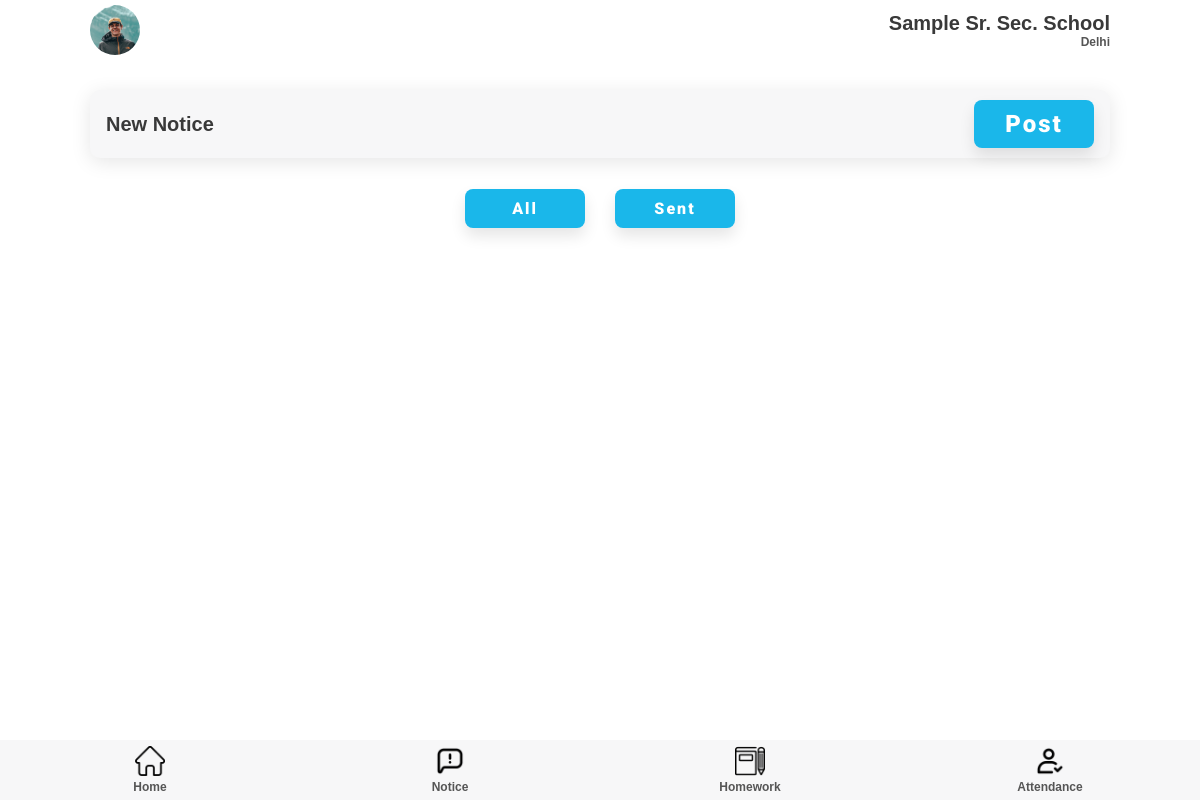
The page /notice/teacher/showNotice/ (signed in) on the database as committed earlier.
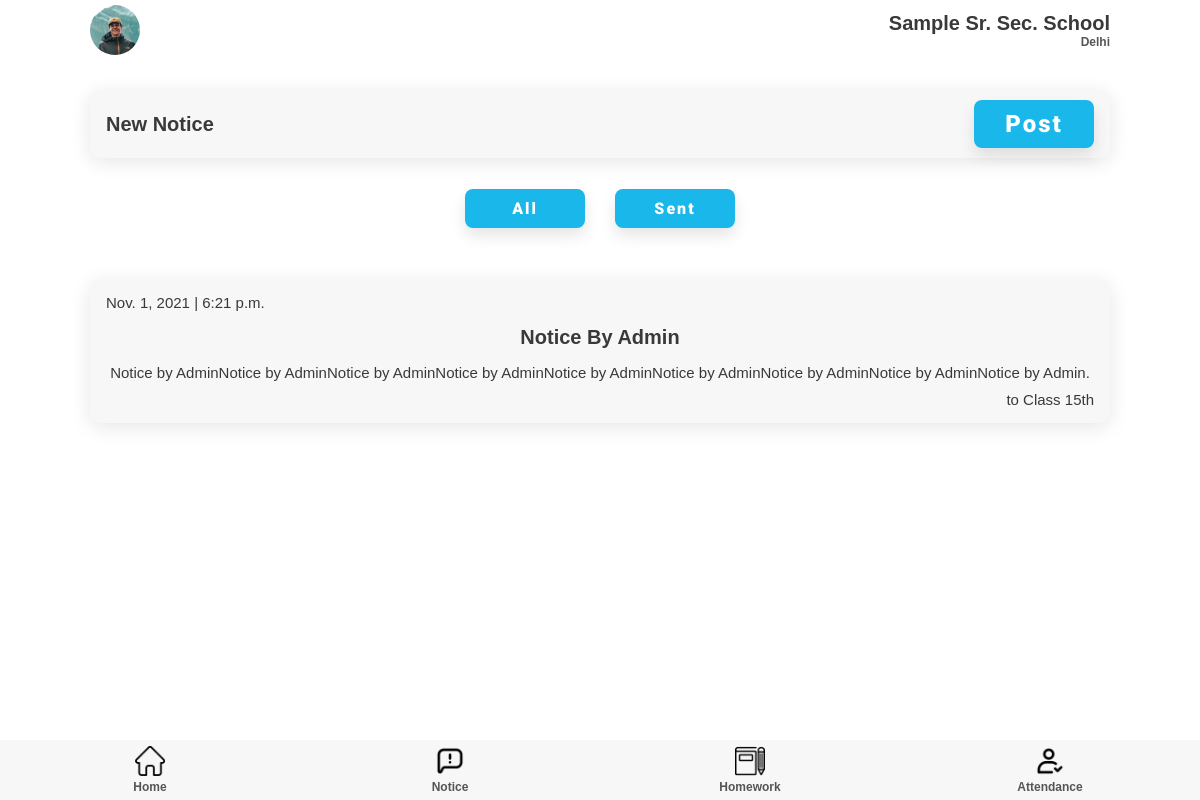
The same page on the database as committed later.
### notice/models.py (models this page shows)
class receiver(models.Model):
        note = models.ForeignKey(notice, on_delete=models.CASCADE)
        receiver = models.ForeignKey(classSection, on_delete=models.CASCADE)
        posted_by = models.ForeignKey(User, on_delete=models.CASCADE)

class notice(models.Model):
        topic = models.CharField(max_length=200)
        desc = models.CharField(max_length=2000)
        date = models.DateTimeField(auto_now=True)

### teacher/models.py (models this page shows)
class classSection(models.Model):
    Class = models.IntegerField()
    section = models.CharField(max_length=50)
    teacher = models.OneToOneField(teacher, on_delete=models.PROTECT)

### notice/views.py (the view)
# urls.py: path('teacher/showNotice/', views.showNotice, name='showNotice'),
def showNotice(request):
    receivers = receiver.objects.filter(posted_by = request.user)
    return render(request, 'addNotice.html', {'receivers': receivers})

### templates/teacher/addNotice.html
{% extends 'attendance.html' %}
{% load static %}
{% block extra-head %}
    <link rel="stylesheet" href="{% static '/css/style.css' %}" />
    <link rel="stylesheet" href="{% static '/css/attendance.css' %}" />
    <link rel="stylesheet" href="{% static '/css/notice.css' %}" />
{% endblock extra-head %}
{% block content %}
<section id="main">
      <section id="start-att">
        <div class="component-back">
          <div>
            <h2>New Notice</h2>
          </div>
          <a href="{% url 'notice:createNotice' %}"
            ><button class="btn btn-lg">Post</button></a
          >
        </div>
      </section>
      <section class="notice-toggle">
        <div class="notice-buttons">
          <button class="btn btn-md">All</button>
          <button class="btn btn-md">Sent</button>
        </div>
      </section>
      <section id="home-menu">
        <div class="home-menu">
          {% for receiver in receivers %}
          <div class="menu-list notice-list">
            <p>{{ receiver.note.date.date }} | {{ receiver.note.date.time }}</p>
            <h2>{{ receiver.note.topic }}</h2>
            <p>
              {{ receiver.note.desc }}
            </p>
            <p>to Class {{ receiver.receiver.Class }}th</p>
          </div>
          {% endfor %}
        </div>
      </section>
</section>
{% endblock content %}

Rows that differ between the two databases and show on the page:
added receiver: note "Nov. 1, 2021", note.date.time "6:21 p.m.", note.topic "Notice By Admin", note.desc "Notice by AdminNotice by AdminNotice by AdminNotice by AdminNotice by AdminNotice by AdminNotice by AdminNotice by AdminNotice by Admin.", receiver.Class "15"
